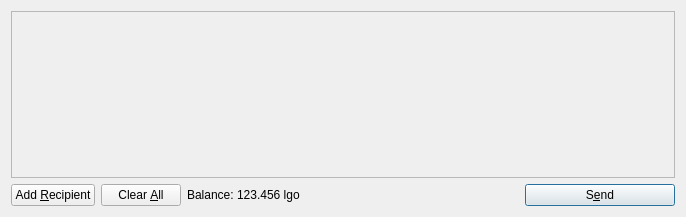
<?xml version="1.0" encoding="UTF-8"?>
<ui version="4.0">
 <class>SendCoinsDialog</class>
 <widget class="QDialog" name="SendCoinsDialog">
  <property name="geometry">
   <rect>
    <x>0</x>
    <y>0</y>
    <width>686</width>
    <height>217</height>
   </rect>
  </property>
  <property name="windowTitle">
   <string>Send Coins</string>
  </property>
  <layout class="QVBoxLayout" name="verticalLayout">
   <item>
    <widget class="QScrollArea" name="scrollArea">
     <property name="widgetResizable">
      <bool>true</bool>
     </property>
     <widget class="QWidget" name="scrollAreaWidgetContents">
      <property name="geometry">
       <rect>
        <x>0</x>
        <y>0</y>
        <width>666</width>
        <height>165</height>
       </rect>
      </property>
      <layout class="QVBoxLayout" name="verticalLayout_2">
       <property name="margin">
        <number>0</number>
       </property>
       <item>
        <layout class="QVBoxLayout" name="entries">
         <property name="spacing">
          <number>6</number>
         </property>
        </layout>
       </item>
       <item>
        <spacer name="verticalSpacer">
         <property name="orientation">
          <enum>Qt::Vertical</enum>
         </property>
         <property name="sizeHint" stdset="0">
          <size>
           <width>20</width>
           <height>40</height>
          </size>
         </property>
        </spacer>
       </item>
      </layout>
     </widget>
    </widget>
   </item>
   <item>
    <layout class="QHBoxLayout" name="horizontalLayout">
     <item>
      <widget class="QPushButton" name="addButton">
       <property name="toolTip">
        <string>Send to multiple recipients at once</string>
       </property>
       <property name="text">
        <string>Add &amp;Recipient</string>
       </property>
       <property name="icon">
        <iconset resource="../bitcoin.qrc">
         <normaloff>:/icons/add</normaloff>:/icons/add</iconset>
       </property>
       <property name="autoDefault">
        <bool>false</bool>
       </property>
      </widget>
     </item>
     <item>
      <widget class="QPushButton" name="clearButton">
       <property name="sizePolicy">
        <sizepolicy hsizetype="Minimum" vsizetype="Fixed">
         <horstretch>0</horstretch>
         <verstretch>0</verstretch>
        </sizepolicy>
       </property>
       <property name="toolTip">
        <string>Remove all transaction fields</string>
       </property>
       <property name="text">
        <string>Clear &amp;All</string>
       </property>
       <property name="icon">
        <iconset resource="../bitcoin.qrc">
         <normaloff>:/icons/remove</normaloff>:/icons/remove</iconset>
       </property>
       <property name="autoRepeatDelay">
        <number>300</number>
       </property>
       <property name="autoDefault">
        <bool>false</bool>
       </property>
      </widget>
     </item>
     <item>
      <layout class="QHBoxLayout" name="horizontalLayout_2">
       <property name="spacing">
        <number>3</number>
       </property>
       <item>
        <widget class="QLabel" name="label">
         <property name="text">
          <string>Balance:</string>
         </property>
        </widget>
       </item>
       <item>
        <widget class="QLabel" name="labelBalance">
         <property name="cursor">
          <cursorShape>IBeamCursor</cursorShape>
         </property>
         <property name="text">
          <string>123.456 lgo</string>
         </property>
         <property name="textInteractionFlags">
          <set>Qt::LinksAccessibleByMouse|Qt::TextSelectableByKeyboard|Qt::TextSelectableByMouse</set>
         </property>
        </widget>
       </item>
      </layout>
     </item>
     <item>
      <spacer name="horizontalSpacer">
       <property name="orientation">
        <enum>Qt::Horizontal</enum>
       </property>
       <property name="sizeHint" stdset="0">
        <size>
         <width>40</width>
         <height>20</height>
        </size>
       </property>
      </spacer>
     </item>
     <item>
      <widget class="QPushButton" name="sendButton">
       <property name="minimumSize">
        <size>
         <width>150</width>
         <height>0</height>
        </size>
       </property>
       <property name="toolTip">
        <string>Confirm the send action</string>
       </property>
       <property name="text">
        <string>S&amp;end</string>
       </property>
       <property name="icon">
        <iconset resource="../bitcoin.qrc">
         <normaloff>:/icons/send</normaloff>:/icons/send</iconset>
       </property>
       <property name="default">
        <bool>true</bool>
       </property>
      </widget>
     </item>
    </layout>
   </item>
  </layout>
 </widget>
 <resources>
  <include location="../bitcoin.qrc"/>
 </resources>
 <connections/>
</ui>
